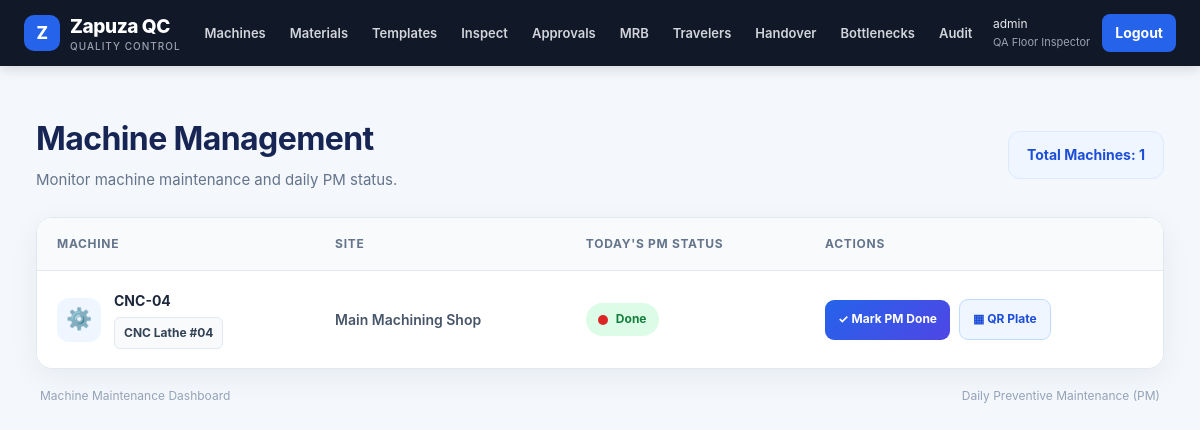
Page /plant/machines/ (signed in) on the committed database.
### accounts/models.py (models this page shows)
class User(AbstractUser):
    class Role(models.TextChoices):
        PLANT_MANAGER = "PM", "Plant Manager"
        QUALITY_ENGINEER = "QE", "Quality Engineer"
        QUALITY_MANAGER = "QM", "Quality Manager"
        SUPERVISOR = "SUP", "Shift Supervisor"
        INSPECTOR = "INS", "QA Floor Inspector"
        OPERATOR = "OPR", "Machine Operator"
        DOCK_CLERK = "DOCK", "Dock Clerk"
        WAREHOUSE = "WH", "Warehouse Clerk"
    role = models.CharField(max_length=5, choices=Role.choices, default=Role.INSPECTOR)

### plant/models.py (models this page shows, shortened)
class Machine(models.Model):
    site = models.ForeignKey(Site, on_delete=models.PROTECT)
    code = models.CharField(max_length=30, unique=True)          # e.g. CNC-04
    name = models.CharField(max_length=80, blank=True)

class Site(models.Model):
    name = models.CharField(max_length=80, unique=True)
    def __str__(self): return self.name

### plant/views.py (the view)
# urls.py: path("machines/", views.machine_list, name="machine_list"),
@role_required("PM", "QE", "QM", "SUP", "OPR", "INS")
def machine_list(request):
    rows = [(m, can_select_job(m)) for m in Machine.objects.select_related("site")]
    return render(request, "plant/machine_list.html", {"rows": rows})

### plant/services.py (called while the page is built)
def can_select_job(machine):
    return MachinePMCheck.objects.filter(machine=machine, date=timezone.localdate(), completed=True).exists()

### templates/plant/machine_list.html (shortened to what this page needs)
{% extends "base.html" %}
{% block content %}
<div class="machines-page">
    <div class="machines-header">
        <div>
            <h2>Machine Management</h2>
            <p>Monitor machine maintenance and daily PM status.</p>
        </div>
        <div class="machine-count">
            Total Machines: {{ rows|length }}
        </div>
    </div>
    <div class="table-card">
        <div class="table-responsive">
            <table class="machines-table">
                <thead>
                    <tr>
                        <th>Machine</th>
                        <th>Site</th>
                        <th>Today's PM Status</th>
                        <th>Actions</th>
                    </tr>
                </thead>
                <tbody>
                    {% for m, ok in rows %}
                    <tr>
                        <td data-label="Machine">
                            <div class="machine-info">
                                <span class="machine-icon">⚙️</span>
                                <div>
                                    <strong>{{ m.code }}</strong>
                                    <span class="machine-name">{{ m.name }}</span>
                                </div>
                            </div>
                        </td>
                        <td data-label="Site">
                            <span class="site-name">{{ m.site }}</span>
                        </td>
                        <td data-label="Today's PM Status">
                            {% if ok %}
                                <span class="status-badge status-done">
                                    <span class="status-dot"></span>
                                    Done
                                </span>
                            {% endif %}
                        </td>
                        <td data-label="Actions">
                            <div class="machine-actions">
                                <form method="post"
                                      action="{% url 'machine_pm' m.pk %}">
                                    <button type="submit" class="btn-pm">
                                        ✓ Mark PM Done
                                    </button>
                                </form>
                                <a class="btn-qr"
                                   href="{% url 'machine_qr' m.pk %}"
                                   target="_blank"
                                   rel="noopener noreferrer">
                                    ▦ QR Plate
                                </a>
                            </div>
                        </td>
                    </tr>
                    {% endfor %}
                </tbody>
            </table>
        </div>
    </div>
    <div class="machines-footer">
        <span>Machine Maintenance Dashboard</span>
        <span>Daily Preventive Maintenance (PM)</span>
    </div>
</div>
{% endblock %}

### templates/base.html (shortened to what this page needs)
<!doctype html>
<html lang="en">
<head>
    {% load static %}
    <link rel="stylesheet" href="{% static 'css/style.css' %}">
</head>
<body>
    <nav class="topbar" aria-label="Main navigation">
        <div class="topbar-inner">
            <a href="/" class="brand">
                <span class="brand-mark" aria-hidden="true">Z</span>
                <span>
                    Zapuza QC
                    <span class="brand-subtitle">Quality Control</span>
                </span>
            </a>
            {% if user.is_authenticated %}
                <div class="nav-content" id="nav-content">
                    <div class="nav-links">
                        <a href="{% url 'machine_list' %}">Machines</a>
                        <a href="{% url 'lot_list' %}">Materials</a>
                        <a href="{% url 'tpl_list' %}">Templates</a>
                        <a href="{% url 'scan' %}">Inspect</a>
                        <a href="{% url 'queue' %}">Approvals</a>
                        <a href="{% url 'mrb' %}">MRB</a>
                        <a href="{% url 'trav_list' %}">Travelers</a>
                        <a href="{% url 'handover_list' %}">Handover</a>
                        <a href="{% url 'bottlenecks' %}">Bottlenecks</a>
                        <a href="{% url 'audit_list' %}">Audit</a>
                    </div>
                    <div class="nav-account">
                        <div class="user-info">
                            {{ user.username }}
                            <span class="user-role">
                                {{ user.get_role_display|default:"User" }}
                            </span>
                        </div>
                        <form method="post" action="{% url 'logout' %}" class="logout-form">
                            <button type="submit" style="min-height:38px;padding:8px 13px;">
                                Logout
                            </button>
                        </form>
                    </div>
                </div>
            {% endif %}
        </div>
    </nav>
    <main id="main-content">
        {% block content %}{% endblock %}
    </main>
</body>
</html>

### static/css/style.css (style rules this page uses)
.machines-page { width: 100%; max-width: 1500px; margin: 0 auto; padding: 24px 12px; box-sizing: border-box; color: #1e293b; }
.machines-header { display: flex; justify-content: space-between; align-items: center; gap: 20px; flex-wrap: wrap; margin-bottom: 25px; }
.machines-header h2 { margin: 0 0 8px; font-size: clamp(24px, 3vw, 32px); font-weight: 750; color: #172554; letter-spacing: -0.6px; }
.machines-header p { margin: 0; color: #64748b; font-size: 15px; line-height: 1.6; }
.machine-count { padding: 12px 18px; background: #eff6ff; border: 1px solid #dbeafe; border-radius: 12px; color: #1d4ed8; font-weight: 700; font-size: 14px; }
.table-card { width: 100%; background: #fff; border: 1px solid #e2e8f0; border-radius: 16px; box-shadow: 0 8px 30px rgba(15, 23, 42, 0.06); overflow: hidden; }
.table-responsive { width: 100%; overflow-x: auto; -webkit-overflow-scrolling: touch; }
.machines-table { width: 100%; min-width: 760px; border-collapse: collapse; text-align: left; }
.machines-table thead { background: #f8fafc; }
.machines-table th { padding: 17px 20px; color: #64748b; font-size: 12px; font-weight: 750; text-transform: uppercase; letter-spacing: 0.7px; border-bottom: 1px solid #e2e8f0; white-space: nowrap; }
.machines-table td { padding: 19px 20px; border-bottom: 1px solid #edf2f7; vertical-align: middle; font-size: 14px; }
.machines-table tbody tr { transition: background 0.2s ease; }
.machines-table tbody tr:last-child td { border-bottom: none; }
.machine-info { display: flex; align-items: center; gap: 13px; }
.machine-icon { display: flex; align-items: center; justify-content: center; width: 44px; height: 44px; flex-shrink: 0; border-radius: 12px; background: #eff6ff; font-size: 21px; }
.machine-info strong { display: block; margin-bottom: 5px; color: #1e293b; font-size: 14px; overflow-wrap: anywhere; }
.machine-name { display: block; color: #64748b; line-height: 1.5; overflow-wrap: anywhere; }
.site-name { color: #475569; font-weight: 600; }
.status-badge { display: inline-flex; align-items: center; gap: 8px; padding: 7px 12px; border-radius: 30px; font-size: 12px; font-weight: 750; white-space: nowrap; }
.status-done { color: #15803d; background: #dcfce7; }
.status-dot { width: 7px; height: 7px; border-radius: 50%; background: currentColor; }
.machine-actions { display: flex; align-items: center; flex-wrap: wrap; gap: 9px; }
.machine-actions form { margin: 0; }
.btn-pm, .btn-qr { display: inline-flex; justify-content: center; align-items: center; min-height: 40px; padding: 10px 13px; box-sizing: border-box; border-radius: 9px; font-family: inherit; font-size: 12px; font-weight: 700; text-decoration: none; cursor: pointer; white-space: nowrap; transition: transform 0.2s, box-shadow 0.2s; }
.btn-pm { color: #fff; background: linear-gradient(135deg, #2563eb, #4f46e5); border: none; }
.btn-qr { color: #1d4ed8; background: #eff6ff; border: 1px solid #bfdbfe; }
.machines-footer { display: flex; justify-content: space-between; flex-wrap: wrap; gap: 10px; margin-top: 18px; padding: 0 4px; color: #94a3b8; font-size: 12px; }
.status-dot { width: 10px; height: 10px; flex: 0 0 10px; background: #dc2626; border-radius: 50%; }
.machine-name { display: inline-block; padding: 6px 9px; border: 1px solid #e2e8f0; border-radius: 6px; background: #f8fafc; color: #334155; font-size: 12px; font-weight: 700; }

### rows in the picture
User: username "admin", role "QA Floor Inspector"
Machine: code "CNC-04", name "CNC Lathe #04", site "Main Machining Shop"

### other values in the picture
{{ rows|length }} "1"
